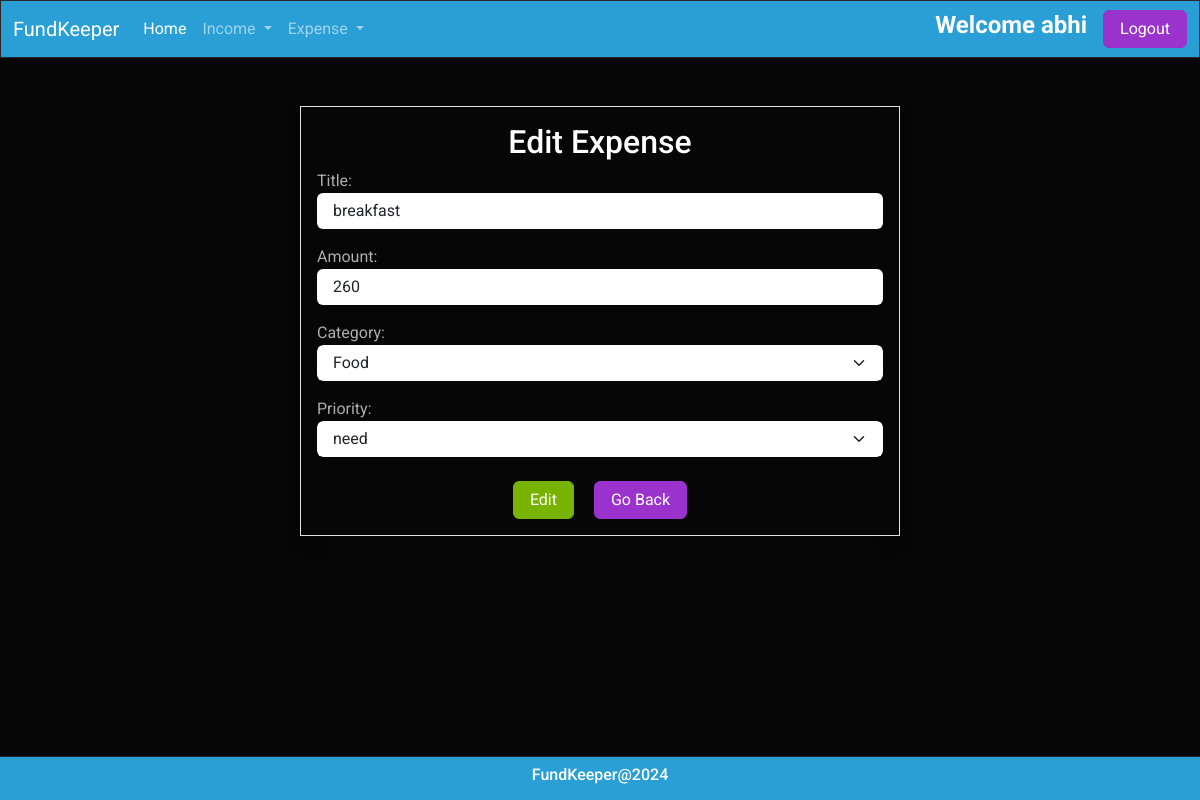
The app's page /expense/2/change/ (signed in) with its own data.
### budget/models.py (models this page shows, shortened)
class Expense(models.Model):
    title=models.CharField(max_length=200)
    amount=models.PositiveIntegerField()
    expense_categories = (
        ("Housing", "Housing"),
        ("Transportation", "Transportation"),
        ("Food", "Food"),
        ("Health", "Health"),
        ("Entertainment", "Entertainment"),
        ("DebtPayments", "Debt Payments"),
        ("PersonalCare", "Personal Care"),
        ("Education", "Education"),
        ("Savings", "Savings"),
        ("Miscellaneous", "Miscellaneous")
    )
    category=models.CharField(max_length=200,choices=expense_categories,default="Miscellaneous")
    user_object=models.ForeignKey(User,on_delete=models.CASCADE)
    created_date=models.DateTimeField(auto_now_add=True)
    priority_options=(
        ("need","need"),
        ("want","want")
    )
    priority=models.CharField(max_length=200,choices=priority_options,default="need")

### budget/views.py (the view, shortened to what this page needs)
# urls.py: path('expense/<int:pk>/change/',views.ExpenseUpdateView.as_view(),name="expense-edit"),
@method_decorator(signin_required,name="dispatch")
class ExpenseUpdateView(View):
    def get(self,request,*args,**kwargs):
        id=kwargs.get("pk")
        expense_object=Expense.objects.get(id=id)
        form_instance=ExpenseForm(instance=expense_object)
        return render(request,"expense_edit.html",{"form":form_instance})

### budget/forms.py
class ExpenseForm(forms.ModelForm):
    class Meta:
        model=Expense
        exclude=("id","created_date","user_object")
        widgets={
            "title":forms.TextInput(attrs={"class":"form-control mb-3"}),
            "amount":forms.NumberInput(attrs={"class":"form-control mb-3"}),
            "category":forms.Select(attrs={"class":"form-control form-select mb-3"}),
            "priority":forms.Select(attrs={"class":"form-control form-select mb-3"})
        }

### budget/templates/expense_edit.html (shortened to what this page needs)
{%extends 'base.html'%}
{%block main_block%}
<div class="container mt-5 border shadow w-50 p-3">
    <h4 class="text-center">Edit Expense</h4>
    <form action="" method="post">
        {{form}}
        <div class="d-flex justify-content-center">
            <div class="mt-2">
                <button type="submit" class="btn btn-success me-3">Edit</button>
                <a href="{%url 'expense-add'%}" class="btn btn-info">Go Back</a>
            </div>
        </div>
    </form>
</div>
{%endblock%}

### budget/templates/base.html (shortened to what this page needs)
<!DOCTYPE html>
{%load static%}
<html lang="en">
<head>
    <link rel="stylesheet" href="{%static 'css/bootstrap.min.css'%}">
    <link rel="stylesheet" href="https://cdnjs.cloudflare.com/ajax/libs/font-awesome/6.5.2/css/all.min.css" />
    <link href="https://unpkg.com/aos@2.3.1/dist/aos.css" rel="stylesheet">
</head>
<body>
    <nav class="navbar navbar-expand-lg bg-primary" data-bs-theme="dark">
        <div class="container-fluid">
          <a class="navbar-brand" href="#">FundKeeper</a>
          <div class="collapse navbar-collapse" id="navbarSupportedContent">
            <ul class="navbar-nav me-auto mb-2 mb-lg-0">
              <li class="nav-item">
                <a class="nav-link active" aria-current="page" href="{%url 'dashboard'%}">Home</a>
              </li>
              <li class="nav-item dropdown">
                <a class="nav-link dropdown-toggle" href="#" role="button" data-bs-toggle="dropdown" aria-expanded="false">
                  Income
                </a>
              </li>
              <li class="nav-item dropdown">
                <a class="nav-link dropdown-toggle" href="#" role="button" data-bs-toggle="dropdown" aria-expanded="false">
                  Expense
                </a>
              </li>
            </ul>
            <h5 class="fw-bold me-3">Welcome {{request.user}}</h5>
            <a href="{%url 'signout'%}" class="btn btn-info">Logout</a>
          </div>
        </div>
      </nav>
    {%block main_block%}
    {%endblock%}
    <nav class="navbar fixed-bottom bg-primary" data-bs-theme="dark">
      <div class="container-fluid d-flex justify-content-center align-items-center">
        <h6>FundKeeper@2024</h6>
      </div>
    </nav>
</body>
</html>

### records on screen
Expense: title "breakfast", amount "260", category "Food", priority "need"

### other values on screen
{{ request.user }} "abhi"
